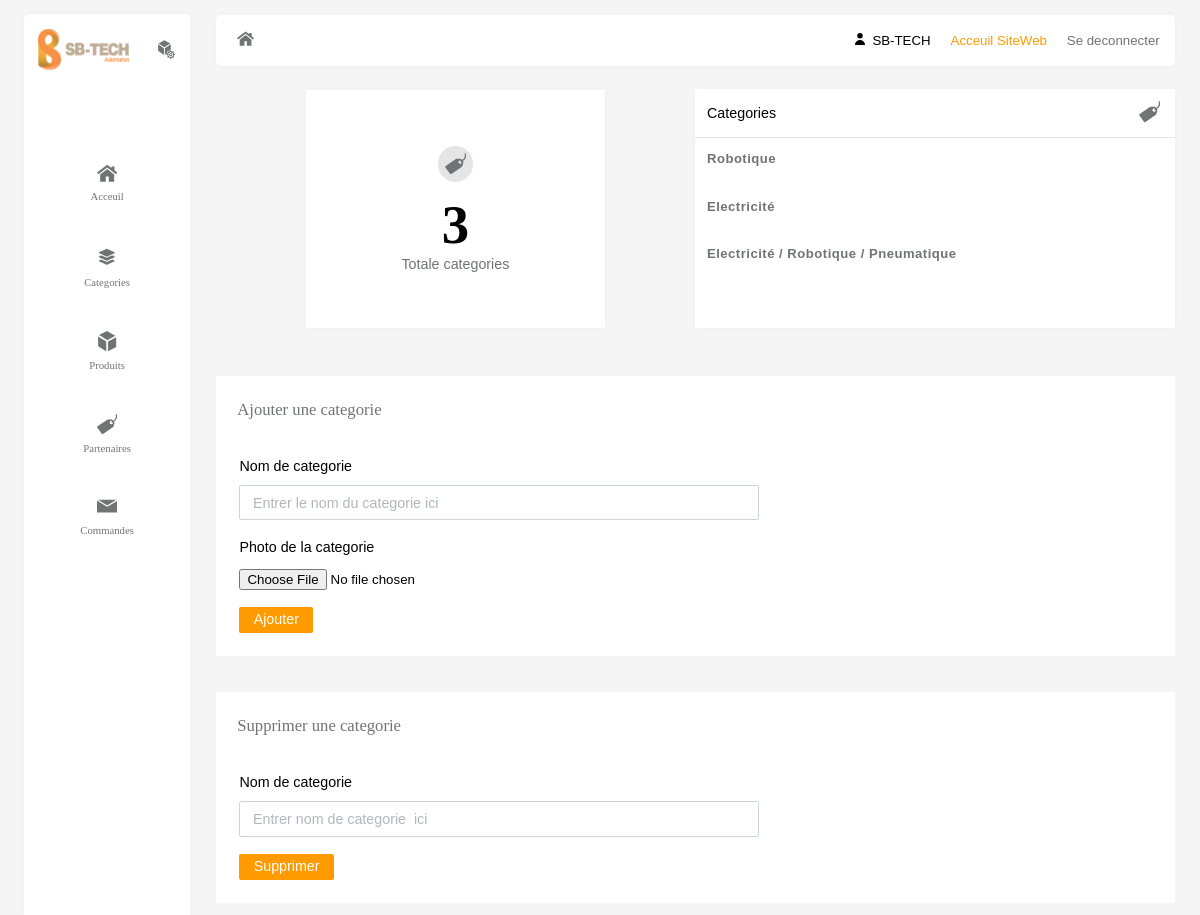
The page /admin/categories.php (signed in) on the database as committed earlier.
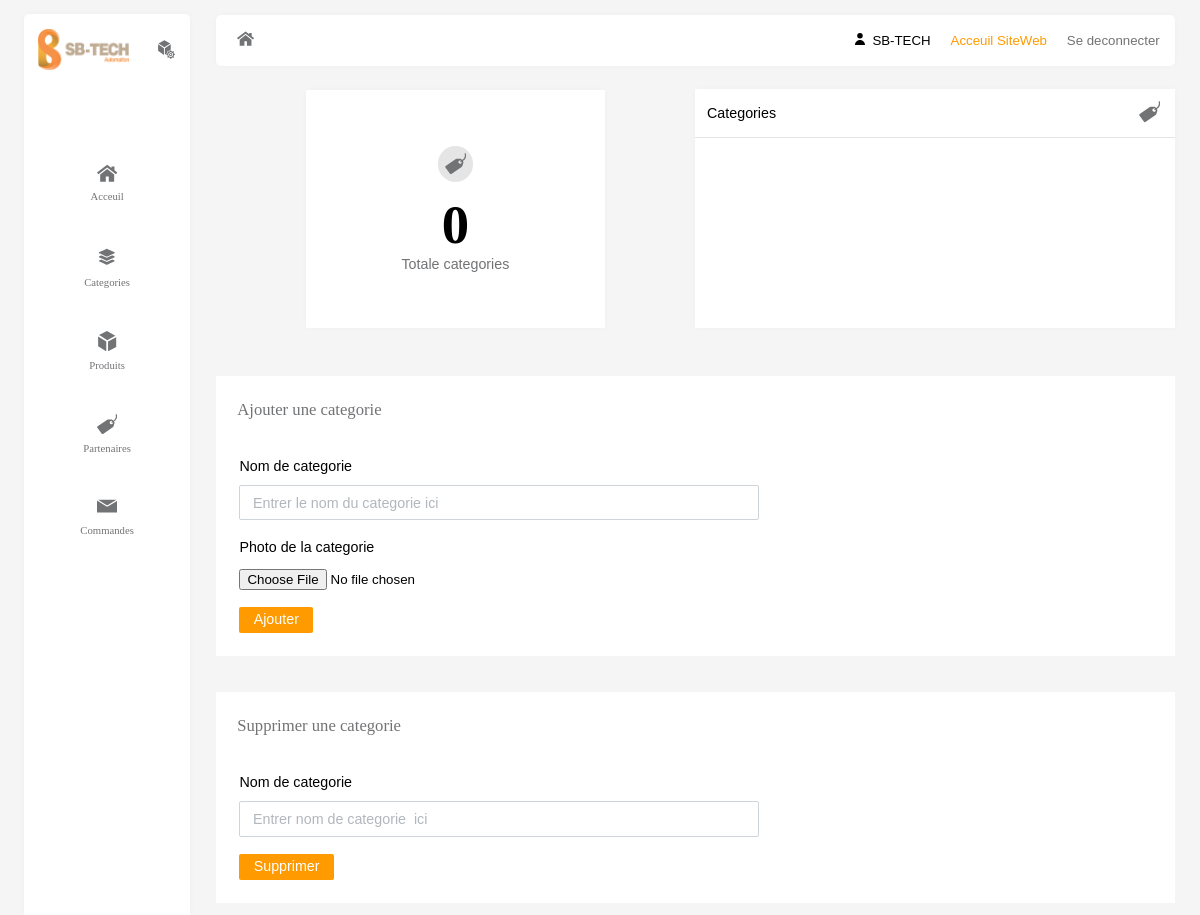
The same page on the database as committed later.
### tables this page shows
CREATE TABLE `categorie` (
  `id_cat` int(5) NOT NULL,
  `nom_cat` text NOT NULL,
  `image` varchar(500) NOT NULL
);

### admin/categories.php (the view, shortened to what this page needs)
<?php
$admin=$_SESSION['nom'];
include('../db.php');
if (!empty($admin)) {
$query=$conn->prepare("SELECT * FROM `categorie`;");
$query->execute();
$results=$query->fetchAll();
$query1=$conn->prepare("SELECT COUNT(id_cat) FROM categorie;");
$query1->execute();
$res=$query1->fetchAll();
}else {
    header('location:../page-login.php');
}
?>
<!DOCTYPE html>
<html lang="en">
<head>
    <link rel="stylesheet" href="https://stackpath.bootstrapcdn.com/font-awesome/4.7.0/css/font-awesome.min.css">
    <link rel="stylesheet" href="css/categorie.css">
    <link rel="stylesheet" href="css/nav.css">
    <link rel="stylesheet" href="css/header.css">
</head>
<body>
    <nav>
        <header>
            <div class="logo">
                <img src="../assets/svg/logo2.png" alt="">
            </div>
            <div class="ico">
            </div>
        </header>
        <div class="navs">
            <div class="nav-link">
                <a href="accueil.php">
                    <span>
                        Acceuil
                    </span>
                </a>
            </div>
            <div class="nav-link <%= Categories %>">
                <a href="categories.php">
                    <span>
                        Categories
                    </span>
                </a>
            </div>
            <div class="nav-link <%= produits %>">
                <a href="produit.php">
                    <span>
                        Produits
                    </span>
                </a>
            </div>
            <div class="nav-link <%= Partenaires %>">
                <a href="partenaire.php">
                    <span>Partenaires</span>
                </a>
            </div>
            <div class="nav-link ">
                <a id="com" href="commande.php">
                    <span>commandes</span>
                </a>
            </div>
        </div>
    </nav>
    <main>
        <header>
            <div class="iconMain">  </div>
            <div class="navs-ng">
                <ul>
                    <li>
                        <div class="icon">  </div> SB-TECH
                    </li>
                    <li class="backend"> <a href="../index.php">Acceuil SiteWeb</a> </li>
                    <li> <a href="disconn.php">Se deconnecter</a> </li>
                </ul>
            </div>
        </header>
        <section id="anal">
            <div class="container-dashboard">
                <div class="con-7">
                    <div class="card-ov">
                        <div class="icon">
                        </div>
                        <div class="number">
                            <?php echo $res[0]['COUNT(id_cat)'];?>
                        </div>
                        <div class="total">Totale categories</div>
                    </div>
                </div>
                <div class="con-7">
                    <div class="card-desc-ui">
                        <div class="top-sec">
                            <div class="text">categories</div>
                            <div class="icon">
                            </div>
                        </div>
                        <ul>
                                <?php
                          if (sizeof($results)>0) {
                            for ($i=0; $i <sizeof($results) ; $i++) {
                              $cat=$results[$i]['nom_cat'];
                              echo"<li>$cat</li>";
                            }
                          }?>
                        </ul>
                    </div>
                </div>
            </div>
        </section>
        <section id="Add-cat">
            <div class="title">Ajouter une categorie</div>
            <form action method="POST" enctype="multipart/form-data">
                <div>
                    <label for="marqName">Nom de categorie</label>
                    <input required type="text" placeholder=" Entrer le nom du categorie ici " id="marqName"
                        name="categ-name" value="">
                </div>
                <div>
                        <label for="prodPic">Photo de la categorie</label>
                        <input required style="margin-top: 1em;" type="file" name="image">
                    </div>
                <button type="submit" name="ajouter">Ajouter</button>
            </form>
        </section>
        <section id="Add-cat">
            <div class="title">Supprimer une categorie</div>
            <form action="" method="POST">
                <div>
                    <label for="marqId">Nom de categorie</label>
                    <input required type="text" placeholder=" Entrer nom de categorie  ici " id="marqId" name="nom-cat"
                        value="">
                </div>
                <button type="submit" name="supprimer">Supprimer</button>
            </form>
        </section>
    </main>
</body>
</html>

Rows that differ between the two databases and show on the page:
removed categorie: nom_cat "Robotique"
removed categorie: nom_cat "Electricité"
removed categorie: nom_cat "Electricité / Robotique / Pneumatique"
Other text that changed with them:
$res[0]['COUNT(id_cat)']: "3" → "0"
